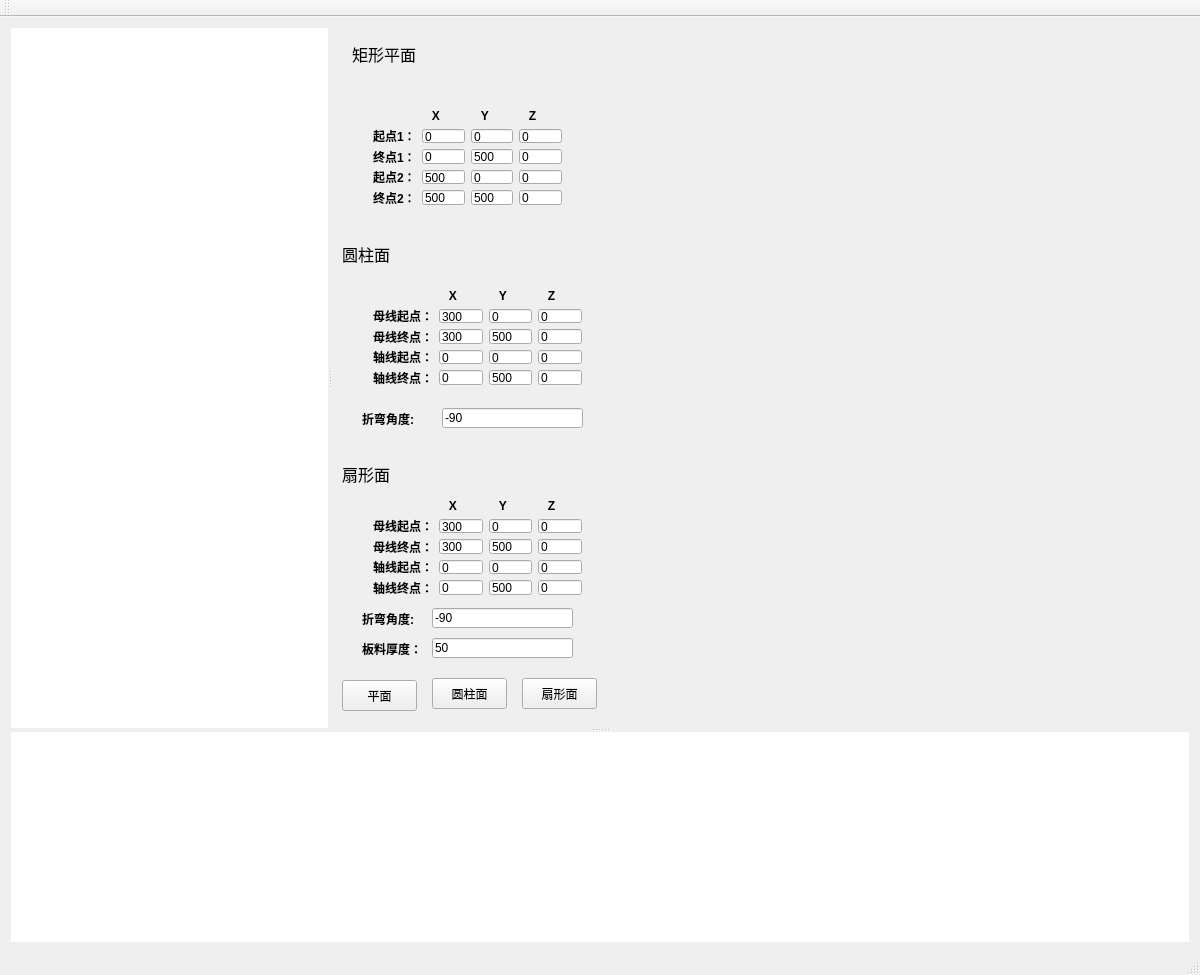
<?xml version="1.0" encoding="UTF-8"?>
<ui version="4.0">
 <class>MainWindow</class>
 <widget class="QMainWindow" name="MainWindow">
  <property name="geometry">
   <rect>
    <x>0</x>
    <y>0</y>
    <width>1200</width>
    <height>975</height>
   </rect>
  </property>
  <property name="windowTitle">
   <string>MainWindow</string>
  </property>
  <widget class="QWidget" name="centralWidget">
   <property name="enabled">
    <bool>true</bool>
   </property>
   <layout class="QGridLayout" name="gridLayout">
    <item row="0" column="0">
     <widget class="QSplitter" name="splitter_2">
      <property name="minimumSize">
       <size>
        <width>0</width>
        <height>900</height>
       </size>
      </property>
      <property name="orientation">
       <enum>Qt::Vertical</enum>
      </property>
      <widget class="QSplitter" name="splitter">
       <property name="orientation">
        <enum>Qt::Horizontal</enum>
       </property>
       <widget class="QWidget" name="widget" native="true">
        <property name="minimumSize">
         <size>
          <width>0</width>
          <height>0</height>
         </size>
        </property>
        <property name="styleSheet">
         <string notr="true">background-color: rgb(255, 255, 255);</string>
        </property>
       </widget>
       <widget class="QWidget" name="widget_2" native="true">
        <property name="minimumSize">
         <size>
          <width>270</width>
          <height>700</height>
         </size>
        </property>
        <property name="styleSheet">
         <string notr="true"/>
        </property>
        <widget class="QLabel" name="label">
         <property name="geometry">
          <rect>
           <x>20</x>
           <y>10</y>
           <width>81</width>
           <height>31</height>
          </rect>
         </property>
         <property name="font">
          <font>
           <family>Adobe 楷体 Std R</family>
           <pointsize>12</pointsize>
          </font>
         </property>
         <property name="text">
          <string>矩形平面</string>
         </property>
        </widget>
        <widget class="QLabel" name="label_2">
         <property name="geometry">
          <rect>
           <x>10</x>
           <y>210</y>
           <width>81</width>
           <height>31</height>
          </rect>
         </property>
         <property name="font">
          <font>
           <family>Adobe 楷体 Std R</family>
           <pointsize>12</pointsize>
          </font>
         </property>
         <property name="text">
          <string>圆柱面</string>
         </property>
        </widget>
        <widget class="QLabel" name="label_3">
         <property name="geometry">
          <rect>
           <x>10</x>
           <y>430</y>
           <width>81</width>
           <height>31</height>
          </rect>
         </property>
         <property name="font">
          <font>
           <family>Adobe 楷体 Std R</family>
           <pointsize>12</pointsize>
          </font>
         </property>
         <property name="text">
          <string>扇形面</string>
         </property>
        </widget>
        <widget class="QWidget" name="layoutWidget">
         <property name="geometry">
          <rect>
           <x>30</x>
           <y>70</y>
           <width>211</width>
           <height>118</height>
          </rect>
         </property>
         <layout class="QGridLayout" name="gridLayout_2">
          <item row="4" column="2">
           <widget class="QLineEdit" name="plane_end2y">
            <property name="text">
             <string>500</string>
            </property>
           </widget>
          </item>
          <item row="1" column="0">
           <widget class="QLabel" name="label_4">
            <property name="font">
             <font>
              <weight>75</weight>
              <bold>true</bold>
             </font>
            </property>
            <property name="text">
             <string>起点1：</string>
            </property>
           </widget>
          </item>
          <item row="3" column="0">
           <widget class="QLabel" name="label_5">
            <property name="font">
             <font>
              <weight>75</weight>
              <bold>true</bold>
             </font>
            </property>
            <property name="text">
             <string>起点2：</string>
            </property>
           </widget>
          </item>
          <item row="3" column="1">
           <widget class="QLineEdit" name="plane_start2x">
            <property name="text">
             <string>500</string>
            </property>
           </widget>
          </item>
          <item row="3" column="2">
           <widget class="QLineEdit" name="plane_start2y">
            <property name="text">
             <string>0</string>
            </property>
           </widget>
          </item>
          <item row="3" column="3">
           <widget class="QLineEdit" name="plane_start2z">
            <property name="text">
             <string>0</string>
            </property>
           </widget>
          </item>
          <item row="4" column="0">
           <widget class="QLabel" name="label_7">
            <property name="font">
             <font>
              <weight>75</weight>
              <bold>true</bold>
             </font>
            </property>
            <property name="text">
             <string>终点2：</string>
            </property>
           </widget>
          </item>
          <item row="4" column="1">
           <widget class="QLineEdit" name="plane_end2x">
            <property name="text">
             <string>500</string>
            </property>
           </widget>
          </item>
          <item row="4" column="3">
           <widget class="QLineEdit" name="plane_end2z">
            <property name="text">
             <string>0</string>
            </property>
           </widget>
          </item>
          <item row="1" column="1">
           <widget class="QLineEdit" name="plane_start1x">
            <property name="inputMask">
             <string/>
            </property>
            <property name="text">
             <string>0</string>
            </property>
           </widget>
          </item>
          <item row="2" column="3">
           <widget class="QLineEdit" name="plane_end1z">
            <property name="text">
             <string>0</string>
            </property>
           </widget>
          </item>
          <item row="2" column="1">
           <widget class="QLineEdit" name="plane_end1x">
            <property name="text">
             <string>0</string>
            </property>
           </widget>
          </item>
          <item row="1" column="3">
           <widget class="QLineEdit" name="plane_start1z">
            <property name="text">
             <string>0</string>
            </property>
           </widget>
          </item>
          <item row="2" column="2">
           <widget class="QLineEdit" name="plane_end1y">
            <property name="text">
             <string>500</string>
            </property>
           </widget>
          </item>
          <item row="1" column="2">
           <widget class="QLineEdit" name="plane_start1y">
            <property name="text">
             <string>0</string>
            </property>
           </widget>
          </item>
          <item row="2" column="0">
           <widget class="QLabel" name="label_6">
            <property name="font">
             <font>
              <weight>75</weight>
              <bold>true</bold>
             </font>
            </property>
            <property name="text">
             <string>终点1：</string>
            </property>
           </widget>
          </item>
          <item row="0" column="1">
           <widget class="QLabel" name="label_8">
            <property name="font">
             <font>
              <weight>75</weight>
              <bold>true</bold>
             </font>
            </property>
            <property name="text">
             <string>   X</string>
            </property>
           </widget>
          </item>
          <item row="0" column="2">
           <widget class="QLabel" name="label_9">
            <property name="font">
             <font>
              <weight>75</weight>
              <bold>true</bold>
             </font>
            </property>
            <property name="text">
             <string>   Y</string>
            </property>
           </widget>
          </item>
          <item row="0" column="3">
           <widget class="QLabel" name="label_10">
            <property name="font">
             <font>
              <weight>75</weight>
              <bold>true</bold>
             </font>
            </property>
            <property name="text">
             <string>   Z</string>
            </property>
           </widget>
          </item>
         </layout>
        </widget>
        <widget class="QLabel" name="label_15">
         <property name="geometry">
          <rect>
           <x>30</x>
           <y>380</y>
           <width>61</width>
           <height>21</height>
          </rect>
         </property>
         <property name="font">
          <font>
           <weight>75</weight>
           <bold>true</bold>
          </font>
         </property>
         <property name="text">
          <string>折弯角度:</string>
         </property>
        </widget>
        <widget class="QLineEdit" name="ringAngle">
         <property name="geometry">
          <rect>
           <x>100</x>
           <y>580</y>
           <width>141</width>
           <height>20</height>
          </rect>
         </property>
         <property name="text">
          <string>-90</string>
         </property>
        </widget>
        <widget class="QWidget" name="layoutWidget">
         <property name="geometry">
          <rect>
           <x>30</x>
           <y>250</y>
           <width>231</width>
           <height>118</height>
          </rect>
         </property>
         <layout class="QGridLayout" name="gridLayout_3">
          <item row="3" column="0">
           <widget class="QLabel" name="label_13">
            <property name="font">
             <font>
              <weight>75</weight>
              <bold>true</bold>
             </font>
            </property>
            <property name="text">
             <string>轴线起点：</string>
            </property>
           </widget>
          </item>
          <item row="2" column="1">
           <widget class="QLineEdit" name="generatrix_endx">
            <property name="text">
             <string>300</string>
            </property>
           </widget>
          </item>
          <item row="1" column="3">
           <widget class="QLineEdit" name="generatrix_startz">
            <property name="text">
             <string>0</string>
            </property>
           </widget>
          </item>
          <item row="2" column="0">
           <widget class="QLabel" name="label_12">
            <property name="font">
             <font>
              <weight>75</weight>
              <bold>true</bold>
             </font>
            </property>
            <property name="text">
             <string>母线终点：</string>
            </property>
           </widget>
          </item>
          <item row="1" column="2">
           <widget class="QLineEdit" name="generatrix_starty">
            <property name="text">
             <string>0</string>
            </property>
           </widget>
          </item>
          <item row="2" column="2">
           <widget class="QLineEdit" name="generatrix_endy">
            <property name="text">
             <string>500</string>
            </property>
           </widget>
          </item>
          <item row="2" column="3">
           <widget class="QLineEdit" name="generatrix_endz">
            <property name="text">
             <string>0</string>
            </property>
           </widget>
          </item>
          <item row="3" column="1">
           <widget class="QLineEdit" name="axis_startx">
            <property name="text">
             <string>0</string>
            </property>
           </widget>
          </item>
          <item row="3" column="2">
           <widget class="QLineEdit" name="axis_starty">
            <property name="text">
             <string>0</string>
            </property>
           </widget>
          </item>
          <item row="3" column="3">
           <widget class="QLineEdit" name="axis_startz">
            <property name="text">
             <string>0</string>
            </property>
           </widget>
          </item>
          <item row="4" column="1">
           <widget class="QLineEdit" name="axis_endx">
            <property name="text">
             <string>0</string>
            </property>
           </widget>
          </item>
          <item row="4" column="2">
           <widget class="QLineEdit" name="axis_endy">
            <property name="text">
             <string>500</string>
            </property>
           </widget>
          </item>
          <item row="4" column="3">
           <widget class="QLineEdit" name="axis_endz">
            <property name="text">
             <string>0</string>
            </property>
           </widget>
          </item>
          <item row="1" column="0">
           <widget class="QLabel" name="label_11">
            <property name="font">
             <font>
              <weight>75</weight>
              <bold>true</bold>
             </font>
            </property>
            <property name="text">
             <string>母线起点：</string>
            </property>
           </widget>
          </item>
          <item row="1" column="1">
           <widget class="QLineEdit" name="generatrix_startx">
            <property name="text">
             <string>300</string>
            </property>
           </widget>
          </item>
          <item row="4" column="0">
           <widget class="QLabel" name="label_14">
            <property name="font">
             <font>
              <weight>75</weight>
              <bold>true</bold>
             </font>
            </property>
            <property name="text">
             <string>轴线终点：</string>
            </property>
           </widget>
          </item>
          <item row="0" column="1">
           <widget class="QLabel" name="label_16">
            <property name="font">
             <font>
              <weight>75</weight>
              <bold>true</bold>
             </font>
            </property>
            <property name="text">
             <string>   X</string>
            </property>
           </widget>
          </item>
          <item row="0" column="2">
           <widget class="QLabel" name="label_17">
            <property name="font">
             <font>
              <weight>75</weight>
              <bold>true</bold>
             </font>
            </property>
            <property name="text">
             <string>   Y</string>
            </property>
           </widget>
          </item>
          <item row="0" column="3">
           <widget class="QLabel" name="label_18">
            <property name="font">
             <font>
              <weight>75</weight>
              <bold>true</bold>
             </font>
            </property>
            <property name="text">
             <string>   Z</string>
            </property>
           </widget>
          </item>
         </layout>
        </widget>
        <widget class="QWidget" name="layoutWidget">
         <property name="geometry">
          <rect>
           <x>30</x>
           <y>460</y>
           <width>231</width>
           <height>118</height>
          </rect>
         </property>
         <layout class="QGridLayout" name="gridLayout_4">
          <item row="3" column="0">
           <widget class="QLabel" name="label_19">
            <property name="font">
             <font>
              <weight>75</weight>
              <bold>true</bold>
             </font>
            </property>
            <property name="text">
             <string>轴线起点：</string>
            </property>
           </widget>
          </item>
          <item row="2" column="1">
           <widget class="QLineEdit" name="ringGeneratrix_endx">
            <property name="text">
             <string>300</string>
            </property>
           </widget>
          </item>
          <item row="1" column="3">
           <widget class="QLineEdit" name="ringGeneratrix_startz">
            <property name="text">
             <string>0</string>
            </property>
           </widget>
          </item>
          <item row="2" column="0">
           <widget class="QLabel" name="label_20">
            <property name="font">
             <font>
              <weight>75</weight>
              <bold>true</bold>
             </font>
            </property>
            <property name="text">
             <string>母线终点：</string>
            </property>
           </widget>
          </item>
          <item row="1" column="2">
           <widget class="QLineEdit" name="ringGeneratrix_starty">
            <property name="text">
             <string>0</string>
            </property>
           </widget>
          </item>
          <item row="2" column="2">
           <widget class="QLineEdit" name="ringGeneratrix_endy">
            <property name="text">
             <string>500</string>
            </property>
           </widget>
          </item>
          <item row="2" column="3">
           <widget class="QLineEdit" name="ringGeneratrix_endz">
            <property name="text">
             <string>0</string>
            </property>
           </widget>
          </item>
          <item row="3" column="1">
           <widget class="QLineEdit" name="ringAxis_startx">
            <property name="text">
             <string>0</string>
            </property>
           </widget>
          </item>
          <item row="3" column="2">
           <widget class="QLineEdit" name="ringAxis_starty">
            <property name="text">
             <string>0</string>
            </property>
           </widget>
          </item>
          <item row="3" column="3">
           <widget class="QLineEdit" name="ringAxis_startz">
            <property name="text">
             <string>0</string>
            </property>
           </widget>
          </item>
          <item row="4" column="1">
           <widget class="QLineEdit" name="ringAxis_endx">
            <property name="text">
             <string>0</string>
            </property>
           </widget>
          </item>
          <item row="4" column="2">
           <widget class="QLineEdit" name="ringAxis_endy">
            <property name="text">
             <string>500</string>
            </property>
           </widget>
          </item>
          <item row="4" column="3">
           <widget class="QLineEdit" name="ringAxis_endz">
            <property name="text">
             <string>0</string>
            </property>
           </widget>
          </item>
          <item row="1" column="0">
           <widget class="QLabel" name="label_21">
            <property name="font">
             <font>
              <weight>75</weight>
              <bold>true</bold>
             </font>
            </property>
            <property name="text">
             <string>母线起点：</string>
            </property>
           </widget>
          </item>
          <item row="1" column="1">
           <widget class="QLineEdit" name="ringGeneratrix_startx">
            <property name="text">
             <string>300</string>
            </property>
           </widget>
          </item>
          <item row="4" column="0">
           <widget class="QLabel" name="label_22">
            <property name="font">
             <font>
              <weight>75</weight>
              <bold>true</bold>
             </font>
            </property>
            <property name="text">
             <string>轴线终点：</string>
            </property>
           </widget>
          </item>
          <item row="0" column="1">
           <widget class="QLabel" name="label_23">
            <property name="font">
             <font>
              <weight>75</weight>
              <bold>true</bold>
             </font>
            </property>
            <property name="text">
             <string>   X</string>
            </property>
           </widget>
          </item>
          <item row="0" column="2">
           <widget class="QLabel" name="label_24">
            <property name="font">
             <font>
              <weight>75</weight>
              <bold>true</bold>
             </font>
            </property>
            <property name="text">
             <string>   Y</string>
            </property>
           </widget>
          </item>
          <item row="0" column="3">
           <widget class="QLabel" name="label_25">
            <property name="font">
             <font>
              <weight>75</weight>
              <bold>true</bold>
             </font>
            </property>
            <property name="text">
             <string>   Z</string>
            </property>
           </widget>
          </item>
         </layout>
        </widget>
        <widget class="QLabel" name="label_26">
         <property name="geometry">
          <rect>
           <x>30</x>
           <y>580</y>
           <width>61</width>
           <height>21</height>
          </rect>
         </property>
         <property name="font">
          <font>
           <weight>75</weight>
           <bold>true</bold>
          </font>
         </property>
         <property name="text">
          <string>折弯角度:</string>
         </property>
        </widget>
        <widget class="QLabel" name="label_27">
         <property name="geometry">
          <rect>
           <x>30</x>
           <y>610</y>
           <width>61</width>
           <height>21</height>
          </rect>
         </property>
         <property name="font">
          <font>
           <weight>75</weight>
           <bold>true</bold>
          </font>
         </property>
         <property name="text">
          <string>板料厚度：</string>
         </property>
        </widget>
        <widget class="QLineEdit" name="thickness">
         <property name="geometry">
          <rect>
           <x>100</x>
           <y>610</y>
           <width>141</width>
           <height>20</height>
          </rect>
         </property>
         <property name="text">
          <string>50</string>
         </property>
        </widget>
        <widget class="QPushButton" name="pushButton">
         <property name="geometry">
          <rect>
           <x>10</x>
           <y>652</y>
           <width>75</width>
           <height>31</height>
          </rect>
         </property>
         <property name="text">
          <string>平面</string>
         </property>
        </widget>
        <widget class="QPushButton" name="pushButton_2">
         <property name="geometry">
          <rect>
           <x>100</x>
           <y>650</y>
           <width>75</width>
           <height>31</height>
          </rect>
         </property>
         <property name="text">
          <string>圆柱面</string>
         </property>
        </widget>
        <widget class="QPushButton" name="pushButton_3">
         <property name="geometry">
          <rect>
           <x>190</x>
           <y>650</y>
           <width>75</width>
           <height>31</height>
          </rect>
         </property>
         <property name="text">
          <string>扇形面</string>
         </property>
        </widget>
        <widget class="QLineEdit" name="cylinderAngle">
         <property name="geometry">
          <rect>
           <x>110</x>
           <y>380</y>
           <width>141</width>
           <height>20</height>
          </rect>
         </property>
         <property name="text">
          <string>-90</string>
         </property>
        </widget>
       </widget>
      </widget>
      <widget class="QWidget" name="widget_3" native="true">
       <property name="minimumSize">
        <size>
         <width>0</width>
         <height>0</height>
        </size>
       </property>
       <property name="styleSheet">
        <string notr="true">background-color: rgb(255, 255, 255);</string>
       </property>
      </widget>
     </widget>
    </item>
   </layout>
  </widget>
  <widget class="QMenuBar" name="menuBar">
   <property name="geometry">
    <rect>
     <x>0</x>
     <y>0</y>
     <width>1200</width>
     <height>23</height>
    </rect>
   </property>
  </widget>
  <widget class="QToolBar" name="mainToolBar">
   <attribute name="toolBarArea">
    <enum>TopToolBarArea</enum>
   </attribute>
   <attribute name="toolBarBreak">
    <bool>false</bool>
   </attribute>
  </widget>
  <widget class="QStatusBar" name="statusBar"/>
 </widget>
 <layoutdefault spacing="6" margin="11"/>
 <resources/>
 <connections/>
</ui>
